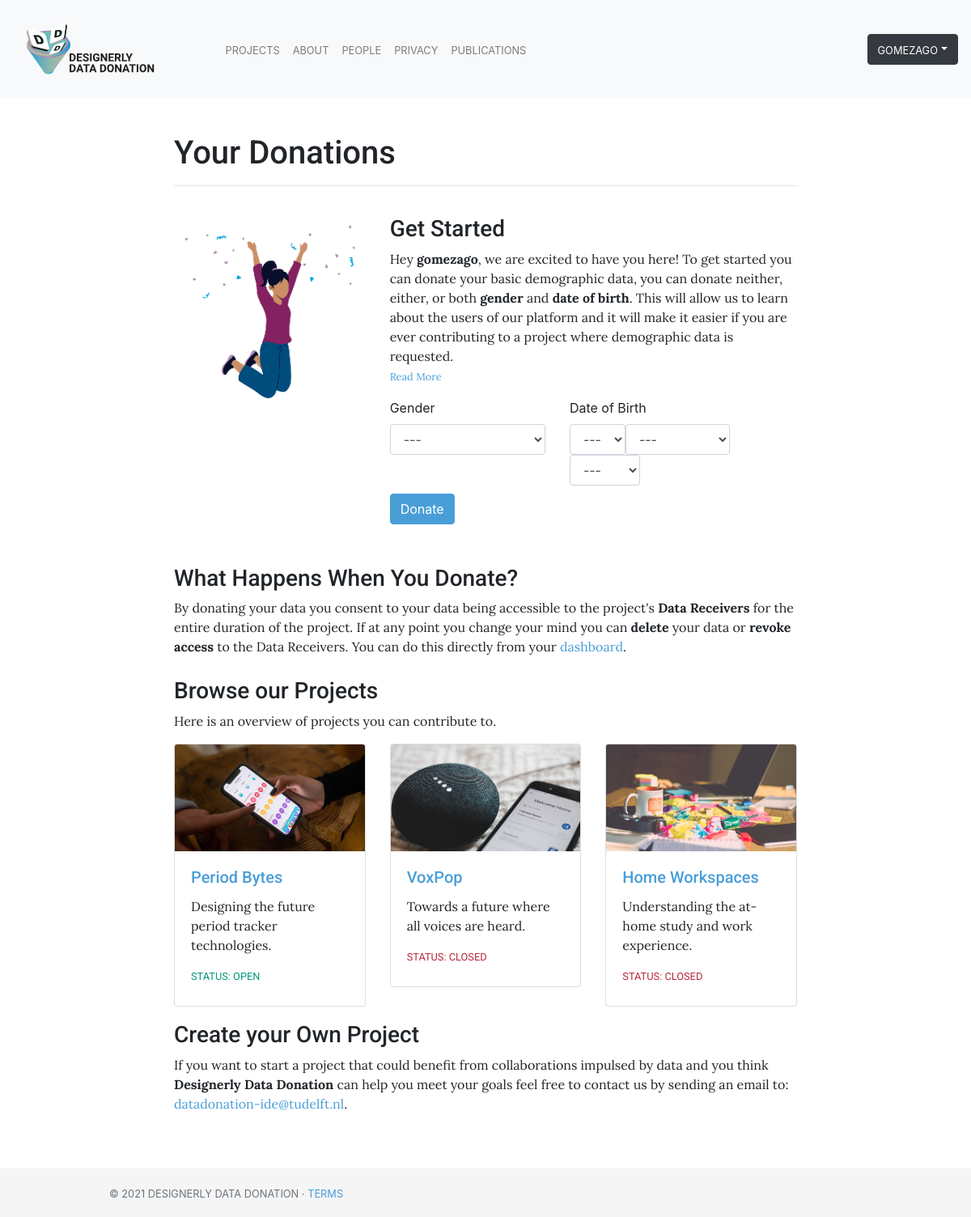
Page /hello/ (signed in) on the committed database.
### bucket/models.py (models this page shows, shortened)
class BucketUser(AbstractBaseUser):
    email               = models.EmailField(verbose_name="email", max_length=60, unique=True)
    username            = models.CharField(max_length=30, unique=True)
    user_id             = models.CharField(max_length=60, unique=True, default=None, primary_key=True)
    date_joined         = models.DateTimeField(verbose_name="date joined", auto_now_add=True)
    last_login          = models.DateTimeField(verbose_name="last login", auto_now=True)
    thing_id            = models.CharField(max_length=200, unique=True, default=None, null=True)
    is_admin            = models.BooleanField(default=False)
    is_active           = models.BooleanField(default=True)
    is_staff            = models.BooleanField(default=False)
    is_superuser        = models.BooleanField(default=False)
    hide_email          = models.BooleanField(default=True)
    objects = BucketUserManager()
    USERNAME_FIELD = 'email' # Field to log in with
    REQUIRED_FIELDS = ['username', 'user_id'] # Required fields
    def __str__(self):
        return self.username

### bucket_view/models.py (models this page shows)
class Project(models.Model):
    id                      = models.CharField(max_length=100, blank=False, unique=True, primary_key=True)
    user                    = models.ForeignKey(settings.AUTH_USER_MODEL, on_delete=models.CASCADE)
    researcher_name         = models.CharField(max_length=200, unique=False, default=None, null=True)
    researcher_affiliation  = models.CharField(max_length=200, unique=False, default=None, null=True)
    title                   = models.CharField(max_length=100, blank=False) # Short string field to hold project name
    description_tweet       = models.CharField(max_length=280, blank=False)  # Tweet-Like description of project
    description             = models.TextField(blank=False)  # Large string frield to hold a piece of text
    hrec                    = models.BooleanField(default=False)
    data                    = models.JSONField(blank=False, null=True)
    image                   = models.ImageField(upload_to="images", blank=True, null=True)
    start                   = models.DateField(blank=False)  # Start of project
    end                     = models.DateField(blank=False)  # End of project
    data_info               = models.TextField(blank=False, null=True)
    instructions            = models.TextField(unique=False, default=None, null=True)
    groupId                 = models.CharField(max_length=200, unique=True, default=None)
    def active(self):
        now = datetime.date.today()
        if self.start <= now and now <= self.end:
            return True
        return False

### bucket_view/views.py (the view)
# urls.py: path("hello/", views.bucket_hello, name="hello"),
@login_required()
def bucket_hello(request):
    project = Project.objects.all().order_by('-start')[:3]
    if request.method == 'POST':
        form = DemographicsForm(request.POST, request.FILES)
        if form.is_valid():
            timestamp = round(time.time()*1000)
            sex = form.cleaned_data['sex']
            if sex:
                sex_data = {'values': [[timestamp, int(sex[0])]]}
                print(sex_data)
            else: sex_data = {}
            date = form.cleaned_data['date_of_birth']
            if date:
                date_data = {'values':[[timestamp, date.day, date.month, date.year]]}
                print(date_data)
            else: date_data = {}
            thingId, initialized_property_dict = initialize_demographics_donation(request.session['token'], sex_data, date_data)
            donation = Donation(
                user=request.user,
                data={'SEX': ['Sex', 'Sex'], 'DATE': ['Date', 'Date']},
                project=Project.objects.get(id = 'ddd_demo'),
                updates=False,
                participate=True,
                consent=True,
                thingId=thingId,
                propertyId=initialized_property_dict)
            donation.save()
            donations = Donation.objects.filter(user=request.user)
            return render(request, 'bucket_hello.html', {'donations': donations})
        else:
            messages.error(request, "Oops... Something went wrong. Please try again!")
            return render(request, 'first_hello.html', {'form': form, 'project':project})
    else:
        form = DemographicsForm()
        donations = Donation.objects.filter(user=request.user)
        if not donations:
            return render(request, 'first_hello.html', {'form': form, 'project':project})
        else:
            return render(request, 'bucket_hello.html', {'donations': donations})

### bucket_view/forms.py
class DemographicsForm(forms.Form):
    SEX_CHOICES = (
        (0, "---"),
        (1, "Female"),
        (2, "Male"),
        (3, "Prefer to Self-Describe"),
    )
    sex = forms.ChoiceField(
        required=False,
        label = "Your Sex: ",
        choices=SEX_CHOICES,
        widget=forms.Select(attrs={
            'class' : 'form-control',
        })
    )
    date_of_birth = forms.DateField(
        required = False,
        widget = forms.SelectDateWidget(
            years = range(1955, 2025),
            attrs={
            'class': 'form-control snps-inline-select menu-scroll',
        })
    )

### bucket_view/templates/first_hello.html (shortened to what this page needs)
{% extends "base.html" %}
{% load static %}
{% block page_content %}
<section style="padding-top: 50px; padding-bottom: 50px">
    <div class="col-md-8 offset-md-2" style="align-content: center; background-size: cover; padding-top: 20px">
        <h1>Your Donations</h1>
        <hr>
    </div>
    <div class="col-md-8 offset-md-2" style="align-content: center; background-size: cover; padding-top: 20px">
        <div class="row">
            <div class="col-sm-4">
                <img class="featurette-image img-fluid mx-auto" src="{% static 'images/Welcome.png' %}" alt="Welcome Celebration" width="100%">
            </div>
            <div class="col-sm-8">
                <h3>Get Started</h3>
                <p>Hey <b>{{ user }}</b>, we are excited to have you here!
                    To get started you can donate your basic demographic data, you can donate neither, either, or both <b>gender</b> and <b>date of birth</b>. This will allow us to learn about the users of our platform and
                    it will make it easier if you are ever contributing to a project where demographic data is requested.<br>
                    <small><a href="/project/ddd_demo/">Read More</a></small>
                </p>
                 <form class="row g-3" action="/hello/", method="post", enctype="multipart/form-data">
                      <div class="col-md">
                        <label class="form-label">Gender</label>
                        <div>{{ form.sex }}</div>
                      </div>
                      <div class="col-md-7">
                        <label class="form-label">Date of Birth</label>
                          <div>
                              {{ form.date_of_birth }}
                          </div>
                      </div>
                      <div class="col-md-7 order-2" style="padding-top: 10px">
                        <button type="submit" class="btn btn-primary" style="float: left">Donate</button>
                      </div>
                 </form>
                </div>
            </div>
        </div>
    <div class="col-md-8 offset-md-2" style="align-content: center; background-size: cover; padding-top: 50px">
    <h3>What Happens When You Donate?</h3>
        <p>By donating your data you consent to your data being accessible to the project's <b>Data Receivers</b> for the entire duration of the project. If at any point you change your mind you can <b>delete</b> your data or <b>revoke access</b> to the Data Receivers. You can do this directly from your <a href="/hello">dashboard</a>.</p>
    </div>
    <div class="col-md-8 offset-md-2" style="align-content: center; background-size: cover; padding-top: 10px">
    <h3>Browse our Projects</h3>
        <p>Here is an overview of projects you can contribute to.</p>
        <div class="row">
        {% for p in project %}
                {% if p.id != 'ddd_demo' %}
                    <div class="col-md-4">
                        <div class="card mb-2">
                            <img class="card-img-top" src="{{ p.image.url }}">
                            <div class="card-body">
                                <h5 class="card-title"><a href="{% url 'project_view' pk=p.pk %}">{{ p.title }}</a></h5>
                                <p class="card-text">{{ p.description_tweet }}</p>
                                {% if p.active %}
                                    <h6><span class="small text-uppercase" style="color:#019875; text-align: right">STATUS: Open</span></h6>
                                {% else %}
                                <h6><span class="small text-uppercase" style="color:#B8293D">STATUS: Closed</span></h6>
                            {% endif %}
                            </div>
                        </div>
                    </div>
                {% endif %}
            {% endfor %}
        </div>
    </div>
    <div class="col-md-8 offset-md-2" style="align-content: center; background-size: cover; padding-top: 10px">
    <h3>Create your Own Project</h3>
        <p>If you want to start a project that could benefit from collaborations impulsed by data and you think <b>Designerly Data Donation</b> can help you meet your goals feel free to contact us by sending an email to: <a href="mailto:datadonation-ide@tudelft.nl">datadonation-ide@tudelft.nl</a>.</p>
    </div>
</section>
{% endblock %}

### data_donation/templates/base.html (shortened to what this page needs)
{% load static %}
<!doctype html>
    <head>
        <link rel="stylesheet" href="https://stackpath.bootstrapcdn.com/bootstrap/4.1.3/css/bootstrap.min.css">
        <link href="/static/css/base.css" rel="stylesheet">
    </head>
    <body>
        <nav class="navbar fixed-top navbar-light bg-light navbar-expand-md justify-content-center">
            <a class="navbar-brand" href="{% url 'pages_index' %}"><img src="{% static 'images/DDDLogo.svg' %}" height="95px"/></a>
            <div class="collapse navbar-collapse" id="navbarCollapse">
                <ul class="navbar-nav w-100 justify-content-center" id="navigation">
                <li class="nav-item {% if request.resolver_match.url_name == 'project_list' or request.resolver_match.url_name == 'project_view' %}active{% endif %}">
                    <a class="nav-link" id="projects" href="{% url 'project_list' %}"><span class="small text-uppercase">Projects</span></a>
                </li>
                <li class="nav-item {% if request.resolver_match.url_name == 'pages_about' %}active{% endif %}">
                    <a class="nav-link" id="about" href="{% url 'pages_about' %}"><span class="small text-uppercase">About</span></a>
                </li>
                <li class="nav-item {% if request.resolver_match.url_name == 'pages_questions' %}active{% endif %}">
                    <a class="nav-link" id="team" href="{% url 'pages_questions' %}"><span class="small text-uppercase">People</span></a>
                </li>
                <li class="nav-item {% if request.resolver_match.url_name == 'pages_privacy' %}active{% endif %}">
                    <a class="nav-link" id="privacy" href="{% url 'pages_privacy' %}"><span class="small text-uppercase">Privacy</span></a>
                </li>
                <li class="nav-item {% if request.resolver_match.url_name == 'pages_publications' %}active{% endif %}">
                    <a class="nav-link" id="team" href="{% url 'pages_publications' %}"><span class="small text-uppercase">Publications</span></a>
                </li>
              </ul>
            {% if user.is_authenticated %}
                <ul class="navbar-nav ml-auto w-100 justify-content-end" id="navigation_login">
                    <div class="dropdown">
                        <button class="btn btn-dark dropdown-toggle" type="button" id="dropdownUserButton" data-toggle="dropdown"><span class="small text-uppercase">{{ user.username }}</span></button>
                    </div>
                 </ul>
            {% else %}
                 <ul class="navbar-nav ml-auto w-100 justify-content-end">
                    <a class="btn btn-dark navbar-btn" role="button"  href="/bucket/login/"><span class="small text-uppercase">Log in / Sign Up</span></a>
                </ul>
            {% endif %}
            </div>
        </nav>
        <main role="main">
            {% block page_content %}{% endblock %}
        </main>
        <footer class="footer">
            <div class="container">
                <span class="text-muted small text-uppercase">&copy; {% now 'Y' %} Designerly Data Donation · <a href="/terms">Terms</a></span>
            </div>
        </footer>
    </body>
</html>

### static/css/base.css (style rules this page uses)
p { font-family: 'Lora', Sans-Serif; }
h1, h2, h3, h4, h5, h6 { font-family: 'Roboto', Serif; }
body { margin-bottom: 60px; margin-top: 95px; }
.footer { position: absolute; bottom: 0; width: 100%; height: 60px; line-height: 60px; background-color: #f5f5f5; }
.btn-primary { color: #ffffff; background-color: #499ed8; border-color: #499ed8; }
a { color: #499ed8; }
.container { max-width: 960px; }
.snps-inline-select { width: auto; display: inline-block; }
.menu-scroll { overflow-y: scroll; max-height: 100px; }

### rows in the picture
BucketUser: username "GOMEZAGO", username "gomezago"
Project: image (picture), title "Period Bytes", description_tweet "Designing the future period tracker technologies.", start "STATUS: OPEN"
Project: image (picture), title "VoxPop", description_tweet "Towards a future where all voices are heard.", start "STATUS: CLOSED"
Project: image (picture), title "Home Workspaces", description_tweet "Understanding the at-home study and work experience.", start "STATUS: CLOSED"
